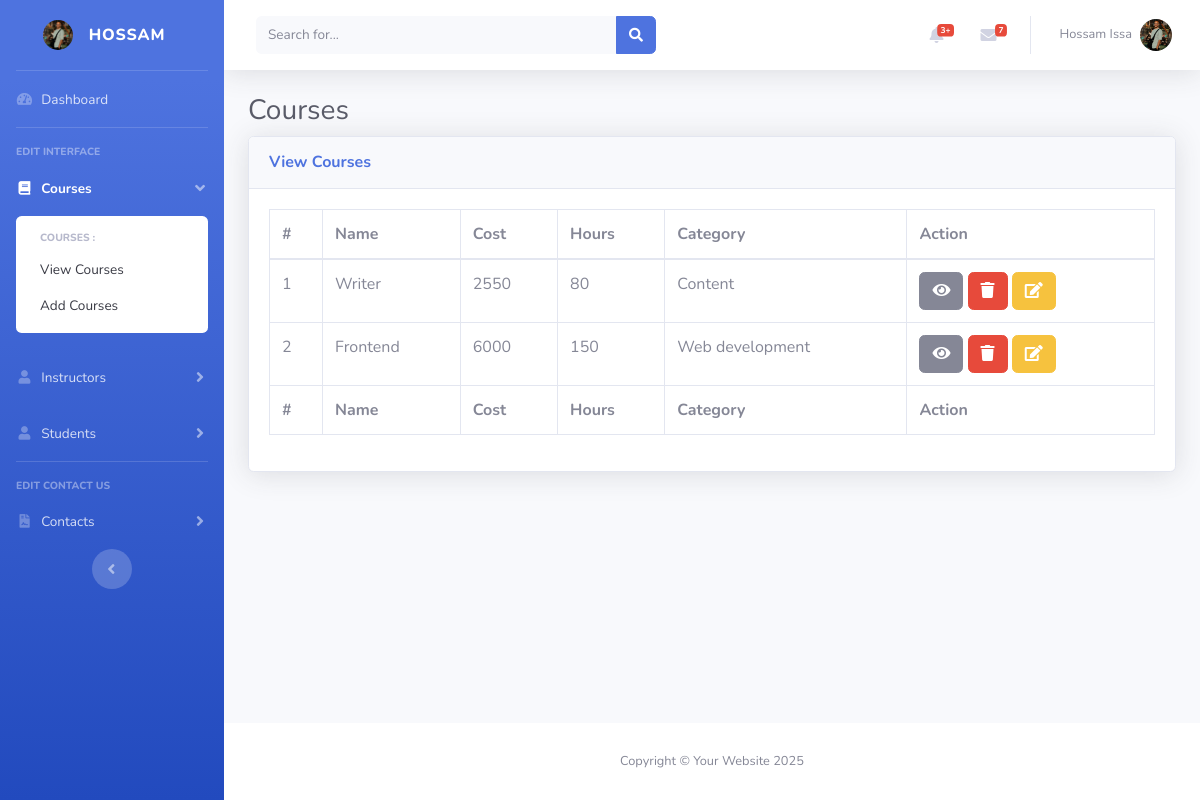
The app's page /dashboard/admin/courses/blankPage.php (signed in) with its own data.
### tables this page shows
CREATE TABLE `users` (
  `id` int(11) NOT NULL,
  `name` varchar(255) NOT NULL,
  `phone` varchar(255) NOT NULL,
  `email` varchar(255) NOT NULL,
  `password` varchar(255) NOT NULL,
  `image` varchar(255) NOT NULL,
  `role` enum('admin','instructor') NOT NULL
);

CREATE TABLE `courses` (
  `id` int(11) NOT NULL,
  `name` varchar(255) NOT NULL,
  `cost` decimal(6,0) NOT NULL,
  `hours` int(11) NOT NULL,
  `category` varchar(255) NOT NULL,
  `image` varchar(255) NOT NULL
);

### dashboard/admin/courses/blankPage.php (the view, shortened to what this page needs)
<?php
include_once "../../../public/backend/includes/conn.php";
if (isset($_SESSION["role"]) && $_SESSION["role"] === "admin") {
    include "../../../public/backend/includes/header.php";
    $q = "SELECT * FROM courses";
    $r = mysqli_query($conn, $q);
?>
    <body id="page-top">
        <div id="wrapper">
            <?php
            include "../../../public/backend/includes/sidebar.php";
            ?>
            <div id="content-wrapper" class="d-flex flex-column">
                <div id="content">
                    <?php include "../../../public/backend/includes/navbar.php";
                    ?>
                    <div class="container-fluid">
                        <h1 class="h3 mb-2 text-gray-800">Courses</h1>
                        <div class="card shadow mb-4">
                            <div class="card-header py-3">
                                <h6 class="m-0 font-weight-bold text-primary">View Courses</h6>
                            </div>
                            <div class="card-body">
                                <div class="table-responsive">
                                    <table class="table table-bordered" id="dataTable" width="100%" cellspacing="0">
                                        <thead>
                                            <tr>
                                                <th>#</th>
                                                <th>Name</th>
                                                <th>Cost</th>
                                                <th>Hours</th>
                                                <th>Category</th>
                                                <th>Action</th>
                                            </tr>
                                        </thead>
                                        <tfoot>
                                            <tr>
                                                <th>#</th>
                                                <th>Name</th>
                                                <th>Cost</th>
                                                <th>Hours</th>
                                                <th>Category</th>
                                                <th>Action</th>
                                            </tr>
                                        </tfoot>
                                        <tbody>
                                            <?php
                                            while ($row = mysqli_fetch_assoc($r)) {
                                            ?>
                                                <tr>
                                                    <td><?php echo $row['id']; ?></td>
                                                    <td><?php echo $row['name']; ?></td>
                                                    <td><?php echo $row['cost']; ?></td>
                                                    <td><?php echo $row['hours']; ?></td>
                                                    <td><?php echo $row['category']; ?></td>
                                                    <td>
                                                        <a href="show.php?id=<?php echo $row['id']; ?>" data-bs-toggle="modal" data-bs-target="#staticBackdrop" class="btn btn-secondary"><i class="fa fa-eye"></i></a>
                                                        <a href="delete.php?id=<?php echo $row['id']; ?>" class="btn btn-danger"><i class="fa fa-trash"></i></a>
                                                        <a href="edit.php?id=<?php echo $row['id']; ?>" class="btn btn-warning"><i class="fa fa-edit"></i></a>
                                                    </td>
                                                </tr>
                                            <?php } ?>
                                        </tbody>
                                    </table>
                                </div>
                            </div>
                        </div>
                    </div>
                </div>
                <?php include "../../../public/backend/includes/footer.php";
                ?>
        <?php
    } else {
        $_SESSION['error'] = 'Please Login First';
        header("Location: /fullstackProject/dashboard/auth/login.php");
        exit();
    }
        ?>

### public/backend/includes/sidebar.php (shortened to what this page needs)
<?php
$current_path = $_SERVER['PHP_SELF'];
$course_active = strpos($current_path, '/fullstackProject/dashboard/admin/courses/') !== false;
$contact_active = strpos($current_path, '/fullstackProject/dashboard/admin/contact/') !== false;
$instructor_active = strpos($current_path, '/fullstackProject/dashboard/admin/instructors/') !== false;
$student_active = strpos($current_path, '/fullstackProject/dashboard/admin/students/') !== false;
include_once("conn.php");
if (isset($_SESSION["id"])) {
    $id = intval($_SESSION["id"]);
    $selectUser2 = mysqli_query($conn, "SELECT * FROM users WHERE id=$id");
} else {
    $_SESSION['error'] = 'Please Login First';
    header("Location: /fullstackProject/dashboard/auth/login.php");
    exit();
}
$resUser2 = mysqli_fetch_assoc($selectUser2);
?>
<ul class="navbar-nav bg-gradient-primary sidebar sidebar-dark accordion" id="accordionSidebar">
    <a class="sidebar-brand d-flex align-items-center justify-content-center" href="/fullstackProject/dashboard/admin/index.php">
        <div class="sidebar-brand-icon rounded-circle">
            <img src="<?= $resUser2['image'] ?>" alt="" width="30" class="rounded-circle">
        </div>
        <div class="sidebar-brand-text mx-3"><?= explode(' ', $resUser2['name'])[0] ?></div>
    </a>
    <hr class="sidebar-divider my-0">
    <li class="nav-item <?= strpos($current_path, '/fullstackProject/dashboard/admin/index.php') !== false ? 'active' : '' ?>">
        <a class="nav-link" href="/fullstackProject/dashboard/admin/index.php">
            <i class="fas fa-fw fa-tachometer-alt"></i>
            <span>Dashboard</span>
        </a>
    </li>
    <hr class="sidebar-divider">
    <div class="sidebar-heading">
        Edit Interface
    </div>
    <li class="nav-item <?= $course_active ? 'active' : '' ?>">
        <a class="nav-link <?= !$course_active ? 'collapsed' : '' ?>" href="#" data-toggle="collapse"
            data-target="#collapseTwo" aria-expanded="<?= $course_active ? 'true' : 'false' ?>" aria-controls="collapseTwo">
            <i class="fas fa-fw fa-book"></i>
            <span>Courses</span>
        </a>
        <div id="collapseTwo" class="collapse <?= $course_active ? 'show' : '' ?>" aria-labelledby="headingTwo"
            data-parent="#accordionSidebar">
            <div class="bg-white py-2 collapse-inner rounded">
                <h6 class="collapse-header">Courses :</h6>
                <a class="collapse-item <?= strpos($current_path, '/fullstackProject/dashboard/admin/courses/viewCourses.php') !== false ? 'active' : '' ?>"
                    href="/fullstackProject/dashboard/admin/courses/viewCourses.php">View Courses</a>
                <a class="collapse-item <?= strpos($current_path, '/fullstackProject/dashboard/admin/courses/addCourse.php') !== false ? 'active' : '' ?>"
                    href="/fullstackProject/dashboard/admin/courses/addCourse.php">Add Courses</a>
            </div>
        </div>
    </li>
    <li class="nav-item <?= $instructor_active ? 'active' : '' ?>">
        <a class="nav-link <?= !$instructor_active ? 'collapsed' : '' ?>" href="#" data-toggle="collapse"
            data-target="#collapseThree" aria-expanded="<?= $instructor_active ? 'true' : 'false' ?>" aria-controls="collapseThree">
            <i class="fas fa-fw fa-user"></i>
            <span>Instructors</span>
        </a>
    </li>
    <li class="nav-item <?= $student_active ? 'active' : '' ?>">
        <a class="nav-link <?= !$student_active ? 'collapsed' : '' ?>" href="#" data-toggle="collapse"
            data-target="#collapseFour" aria-expanded="<?= $student_active ? 'true' : 'false' ?>" aria-controls="collapseFour">
            <i class="fas fa-fw fa-user"></i>
            <span>Students</span>
        </a>
    </li>
    <hr class="sidebar-divider">
    <div class="sidebar-heading">
        Edit Contact us
    </div>
    <li class="nav-item <?= $contact_active ? 'active' : '' ?>">
        <a class="nav-link <?= !$contact_active ? 'collapsed' : '' ?>" href="#" data-toggle="collapse"
            data-target="#collapse3" aria-expanded="<?= $contact_active ? 'true' : 'false' ?>" aria-controls="collapse3">
            <i class="fas fa-fw fa-file-contract"></i>
            <span>Contacts</span>
        </a>
    </li>
    <div class="text-center d-none d-md-inline">
        <button class="rounded-circle border-0" id="sidebarToggle"></button>
    </div>
</ul>

### public/backend/includes/navbar.php (shortened to what this page needs)
<?php
include_once("conn.php");
$selectUser = mysqli_query($conn, "SELECT * FROM users WHERE id=" . $_SESSION["id"]);
$resUser = mysqli_fetch_assoc($selectUser);
?>
<nav class="navbar navbar-expand navbar-light bg-white topbar mb-4 static-top shadow">
    <form
        class="d-none d-sm-inline-block form-inline mr-auto ml-md-3 my-2 my-md-0 mw-100 navbar-search">
        <div class="input-group">
            <input type="text" class="form-control bg-light border-0 small" placeholder="Search for..."
                aria-label="Search" aria-describedby="basic-addon2">
            <div class="input-group-append">
                <button class="btn btn-primary" type="button">
                    <i class="fas fa-search fa-sm"></i>
                </button>
            </div>
        </div>
    </form>
    <ul class="navbar-nav ml-auto">
        <li class="nav-item dropdown no-arrow mx-1">
            <a class="nav-link dropdown-toggle" href="#" id="alertsDropdown" role="button"
                data-toggle="dropdown" aria-haspopup="true" aria-expanded="false">
                <i class="fas fa-bell fa-fw"></i>
                <span class="badge badge-danger badge-counter">3+</span>
            </a>
        </li>
        <li class="nav-item dropdown no-arrow mx-1">
            <a class="nav-link dropdown-toggle" href="#" id="messagesDropdown" role="button"
                data-toggle="dropdown" aria-haspopup="true" aria-expanded="false">
                <i class="fas fa-envelope fa-fw"></i>
                <span class="badge badge-danger badge-counter">7</span>
            </a>
        </li>
        <li class="nav-item dropdown no-arrow">
            <a class="nav-link dropdown-toggle" href="#" id="userDropdown" role="button"
                data-toggle="dropdown" aria-haspopup="true" aria-expanded="false">
                <span class="mr-2 d-none d-lg-inline text-gray-600 small"><?= $resUser['name'] ?></span>
                <img class="img-profile rounded-circle"
                    src="<?= $resUser['image'] ?>">
            </a>
        </li>
    </ul>
</nav>

### records on screen
users: image (picture), name "HOSSAM", name "Hossam Issa"
courses: id "1", name "Writer", cost "2550", hours "80", category "Content"
courses: id "2", name "Frontend", cost "6000", hours "150", category "Web development"
